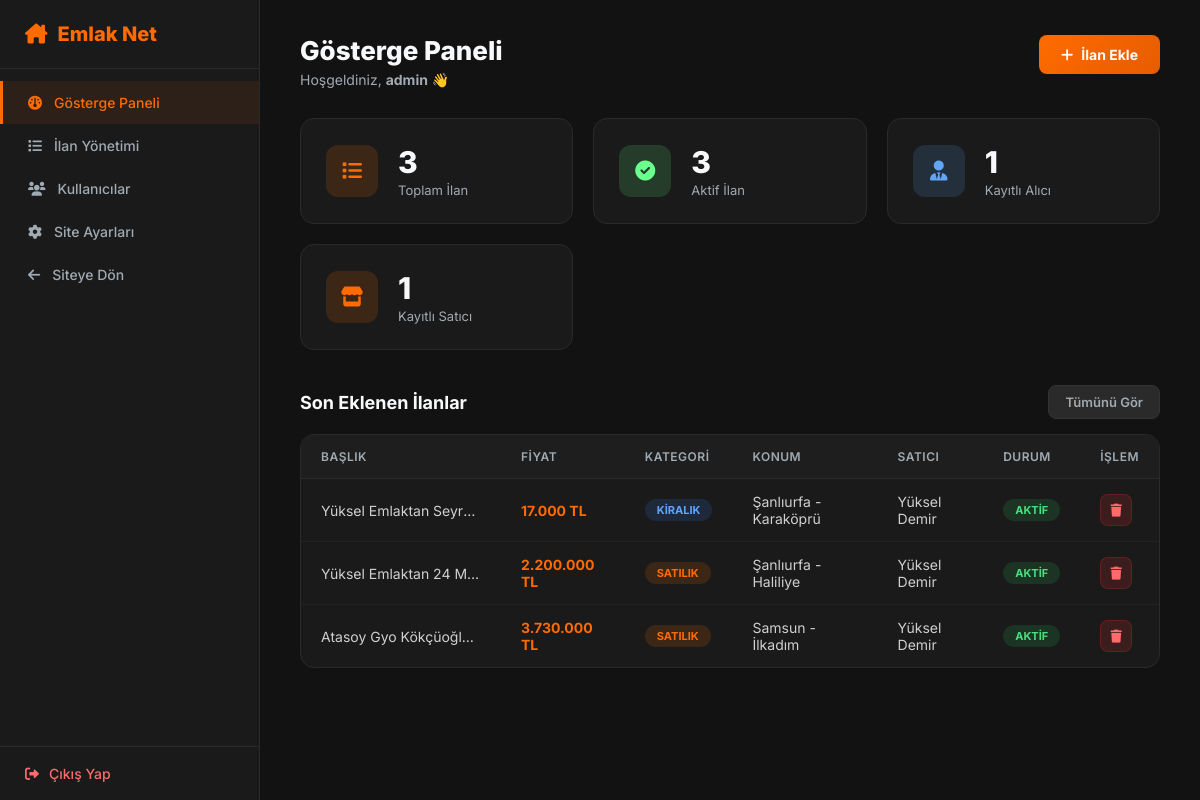
Page /admin/index.php (signed in) on the committed database.
### tables this page shows
CREATE TABLE ilanlar (
    id             INT AUTO_INCREMENT PRIMARY KEY,
    satici_id      INT          NOT NULL,                          
    baslik         VARCHAR(255) NOT NULL,
    aciklama       TEXT         DEFAULT NULL,
    fiyat          DECIMAL(12,2) NOT NULL,
    kategori       ENUM('satilik','kiralik') NOT NULL,             
    tip            ENUM('konut','arsa','isyeri','arazi','turistik','gunluk') DEFAULT 'konut',
    oda_sayisi     VARCHAR(20)  DEFAULT NULL,                      
    metrekare      INT          DEFAULT NULL,
    il             VARCHAR(100) DEFAULT NULL,
    ilce           VARCHAR(100) DEFAULT NULL,
    adres          VARCHAR(255) DEFAULT NULL,
    resim_yolu     VARCHAR(255) DEFAULT 'assets/images/default.jpg',
    durum          ENUM('aktif','pasif','beklemede') DEFAULT 'aktif',
    eklenme_tarihi TIMESTAMP    DEFAULT CURRENT_TIMESTAMP,
    FOREIGN KEY (satici_id) REFERENCES saticilar(id) ON DELETE CASCADE
);

CREATE TABLE saticilar (
    id            INT AUTO_INCREMENT PRIMARY KEY,
    kullanici_adi VARCHAR(50)  NOT NULL UNIQUE,
    ad_soyad      VARCHAR(100) NOT NULL,
    eposta        VARCHAR(100) NOT NULL UNIQUE,
    telefon       VARCHAR(20)  DEFAULT NULL,
    firma_adi     VARCHAR(150) DEFAULT NULL,
    sifre         VARCHAR(255) NOT NULL,
    kayit_tarihi  TIMESTAMP    DEFAULT CURRENT_TIMESTAMP
);

### config/db.php (called while the page is built, shortened)
<?php
$aktifKullanici = $_SESSION['kullanici'] ?? null;
?>

### admin/index.php (the view, shortened to what this page needs)
<?php
require_once __DIR__ . '/../config/db.php';
$ilanSayisi      = $db->query("SELECT COUNT(*) FROM ilanlar")->fetchColumn();
$aktifIlan       = $db->query("SELECT COUNT(*) FROM ilanlar WHERE durum='aktif'")->fetchColumn();
$aliciSayisi     = $db->query("SELECT COUNT(*) FROM alicilar")->fetchColumn();
$saticiSayisi    = $db->query("SELECT COUNT(*) FROM saticilar")->fetchColumn();
$sonIlanlar      = $db->query("SELECT i.*, s.ad_soyad AS satici_adi FROM ilanlar i LEFT JOIN saticilar s ON i.satici_id=s.id ORDER BY i.id DESC LIMIT 5")->fetchAll();
?>
<!DOCTYPE html>
<html lang="tr">
<head>
    <link rel="stylesheet" href="https://cdnjs.cloudflare.com/ajax/libs/font-awesome/6.0.0/css/all.min.css">
</head>
<body>
<?php include __DIR__ . '/partials/sidebar.php'; ?>
<div class="content">
    <div class="page-header">
        <div>
            <div class="page-title">Gösterge Paneli</div>
            <div class="page-subtitle">Hoşgeldiniz, <strong><?= htmlspecialchars($aktifKullanici['kullanici_adi']) ?></strong> 👋</div>
        </div>
        <a href="add_listing.php" class="btn-orange"><i class="fa-solid fa-plus"></i> İlan Ekle</a>
    </div>
    <div class="stats-grid">
        <div class="stat-card">
            <div class="stat-icon orange"><i class="fa-solid fa-list"></i></div>
            <div><div class="stat-num"><?= $ilanSayisi ?></div><div class="stat-label">Toplam İlan</div></div>
        </div>
        <div class="stat-card">
            <div class="stat-icon green"><i class="fa-solid fa-circle-check"></i></div>
            <div><div class="stat-num"><?= $aktifIlan ?></div><div class="stat-label">Aktif İlan</div></div>
        </div>
        <div class="stat-card">
            <div class="stat-icon blue"><i class="fa-solid fa-user-tie"></i></div>
            <div><div class="stat-num"><?= $aliciSayisi ?></div><div class="stat-label">Kayıtlı Alıcı</div></div>
        </div>
        <div class="stat-card">
            <div class="stat-icon orange"><i class="fa-solid fa-store"></i></div>
            <div><div class="stat-num"><?= $saticiSayisi ?></div><div class="stat-label">Kayıtlı Satıcı</div></div>
        </div>
    </div>
    <div style="display:flex;justify-content:space-between;align-items:center;margin-bottom:15px;">
        <h3 style="font-size:18px;font-weight:700;">Son Eklenen İlanlar</h3>
        <a href="listings.php" class="btn-gray-btn" style="font-size:13px;padding:8px 16px;">Tümünü Gör</a>
    </div>
    <div class="table-wrap">
        <table>
            <thead>
                <tr><th>Başlık</th><th>Fiyat</th><th>Kategori</th><th>Konum</th><th>Satıcı</th><th>Durum</th><th>İşlem</th></tr>
            </thead>
            <tbody>
            <?php foreach ($sonIlanlar as $i): ?>
            <tr>
                <td style="max-width:200px;overflow:hidden;text-overflow:ellipsis;white-space:nowrap;"><?= htmlspecialchars($i['baslik']) ?></td>
                <td style="font-weight:700;color:#ff6b00;"><?= number_format($i['fiyat'],0,',','.') ?> TL</td>
                <td><span class="badge <?= $i['kategori']==='satilik'?'badge-orange':'badge-blue' ?>"><?= $i['kategori']==='satilik'?'Satılık':'Kiralık' ?></span></td>
                <td><?= htmlspecialchars(($i['il']??'').($i['ilce']?' - '.$i['ilce']:'')) ?></td>
                <td><?= htmlspecialchars($i['satici_adi']??'—') ?></td>
                <td><span class="badge <?= $i['durum']==='aktif'?'badge-green':'badge-gray' ?>"><?= ucfirst($i['durum']) ?></span></td>
                <td>
                    <a href="listings.php?sil=<?= $i['id'] ?>" class="btn-sm btn-red" onclick="return confirm('Silinsin mi?')"><i class="fa-solid fa-trash"></i></a>
                </td>
            </tr>
            <?php endforeach; ?>
            </tbody>
        </table>
    </div>
</div>
</body>
</html>

### admin/partials/admin_style.php (style rules this page uses)
* { margin:0; padding:0; box-sizing:border-box; font-family:'Inter',sans-serif; }
body { display:flex; background:#121212; color:#f8f9fa; min-height:100vh; }
.content { margin-left:260px; flex:1; padding:35px 40px; }
.page-header { display:flex; justify-content:space-between; align-items:flex-start; margin-bottom:30px; }
.page-title { font-size:26px; font-weight:800; margin-bottom:5px; }
.page-subtitle { color:#a0aab2; font-size:14px; }
.table-wrap { background:#1a1a1a; border:1px solid #2a2a2a; border-radius:14px; overflow:hidden; }
table { width:100%; border-collapse:collapse; }
thead th { background:#1e1e1e; padding:14px 20px; text-align:left; font-size:12px; font-weight:600; color:#a0aab2; text-transform:uppercase; letter-spacing:.5px; border-bottom:1px solid #2a2a2a; }
tbody td { padding:14px 20px; border-bottom:1px solid #222; font-size:14px; color:#d0d0d0; }
tbody tr:last-child td { border-bottom:none; }
.badge { display:inline-block; padding:4px 12px; border-radius:20px; font-size:11px; font-weight:700; text-transform:uppercase; }
.badge-orange { background:rgba(255,107,0,0.15); color:#ff6b00; }
.badge-blue { background:rgba(59,130,246,0.15); color:#60a5fa; }
.badge-green { background:rgba(34,197,94,0.15); color:#4ade80; }
.btn-orange { background:linear-gradient(135deg,#ff6b00,#e65c00); color:#fff; border:none; padding:11px 22px; border-radius:8px; font-size:14px; font-weight:700; cursor:pointer; text-decoration:none; display:inline-flex; align-items:center; gap:8px; transition:all .3s; }
.btn-gray-btn { background:#2a2a2a; color:#a0aab2; border:1px solid #333; padding:11px 22px; border-radius:8px; font-size:14px; font-weight:600; cursor:pointer; text-decoration:none; display:inline-flex; align-items:center; gap:8px; transition:all .2s; }
.btn-sm { display:inline-flex; align-items:center; justify-content:center; width:32px; height:32px; border-radius:8px; text-decoration:none; font-size:13px; transition:all .2s; }
.btn-red { background:rgba(255,50,50,.15); color:#ff6b6b; border:1px solid rgba(255,50,50,.2); }
.stats-grid { display:grid; grid-template-columns:repeat(auto-fill,minmax(220px,1fr)); gap:20px; margin-bottom:35px; }
.stat-card { background:#1a1a1a; border:1px solid #2a2a2a; border-radius:14px; padding:25px; display:flex; align-items:center; gap:20px; transition:border-color .3s; }
.stat-icon { width:52px; height:52px; border-radius:12px; display:flex; align-items:center; justify-content:center; font-size:20px; }
.stat-icon.orange { background:rgba(255,107,0,.15); color:#ff6b00; }
.stat-icon.blue { background:rgba(96,165,250,.15); color:#60a5fa; }
.stat-icon.green { background:rgba(107,255,142,.15); color:#6bff8e; }
.stat-num { font-size:30px; font-weight:800; }
.stat-label { color:#a0aab2; font-size:13px; margin-top:2px; }

### rows in the picture
ilanlar: baslik "Yüksel Emlaktan Seyr…", fiyat "17.000", kategori "KIRALIK", il+ilce "Şanlıurfa - Karaköprü", satici.ad_soyad "Yüksel Demir", durum "AKTIF"
ilanlar: baslik "Yüksel Emlaktan 24 M…", fiyat "2.200.000", kategori "SATILIK", il+ilce "Şanlıurfa - Haliliye", satici.ad_soyad "Yüksel Demir", durum "AKTIF"
ilanlar: baslik "Atasoy Gyo Kökçüoğl…", fiyat "3.730.000", kategori "SATILIK", il+ilce "Samsun - İlkadım", satici.ad_soyad "Yüksel Demir", durum "AKTIF"

### other values in the picture
$aktifKullanici['kullanici_adi'] "admin"
$ilanSayisi "3"
$aktifIlan "3"
$aliciSayisi "1"
$saticiSayisi "1"
